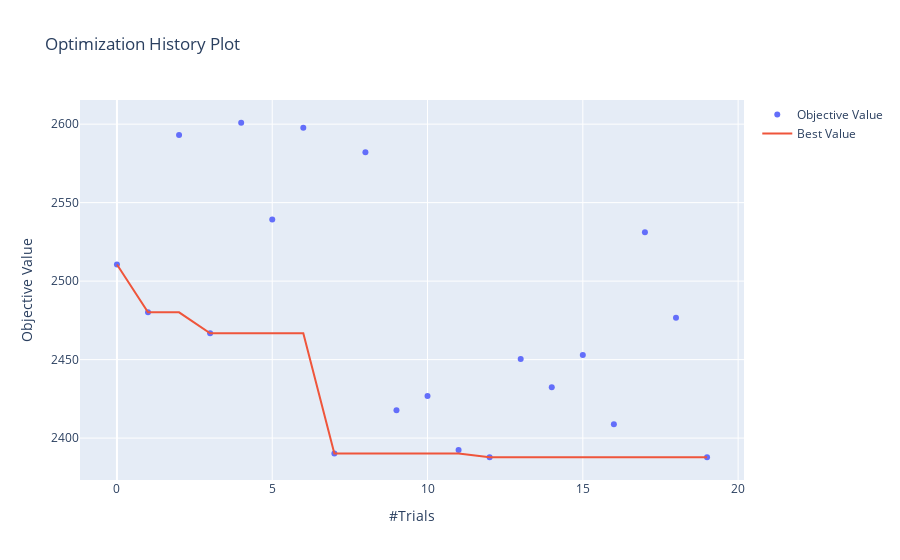

The notebook cell saved with this chart:
### Code cell
# visualising the search pattern of the trials w.r.t objective value
optuna.visualization.plot_optimization_history(study)

### Figure 1 — Plotly figure (JSON) as saved in the notebook; plotly's stock layout.template omitted (floating-point values rounded to 4 significant figures)
{"data": [{"mode": "markers", "name": "Objective Value", "type": "scatter", "x": [0, 1, 2, 3, 4, 5, 6, 7, 8, 9, 10, 11, 12, 13, 14, 15, 16, 17, 18, 19], "y": [2511.0, 2480.0, 2593.0, 2467.0, 2601.0, 2539.0, 2598.0, 2390.0, 2582.0, 2418.0, 2427.0, 2392.0, 2388.0, 2450.0, 2432.0, 2453.0, 2409.0, 2531.0, 2477.0, 2388.0]}, {"name": "Best Value", "type": "scatter", "x": [0, 1, 2, 3, 4, 5, 6, 7, 8, 9, 10, 11, 12, 13, 14, 15, 16, 17, 18, 19], "y": [2511.0, 2480.0, 2480.0, 2467.0, 2467.0, 2467.0, 2467.0, 2390.0, 2390.0, 2390.0, 2390.0, 2390.0, 2388.0, 2388.0, 2388.0, 2388.0, 2388.0, 2388.0, 2388.0, 2388.0]}], "layout": {"title": {"text": "Optimization History Plot"}, "xaxis": {"title": {"text": "#Trials"}}, "yaxis": {"title": {"text": "Objective Value"}}}}
